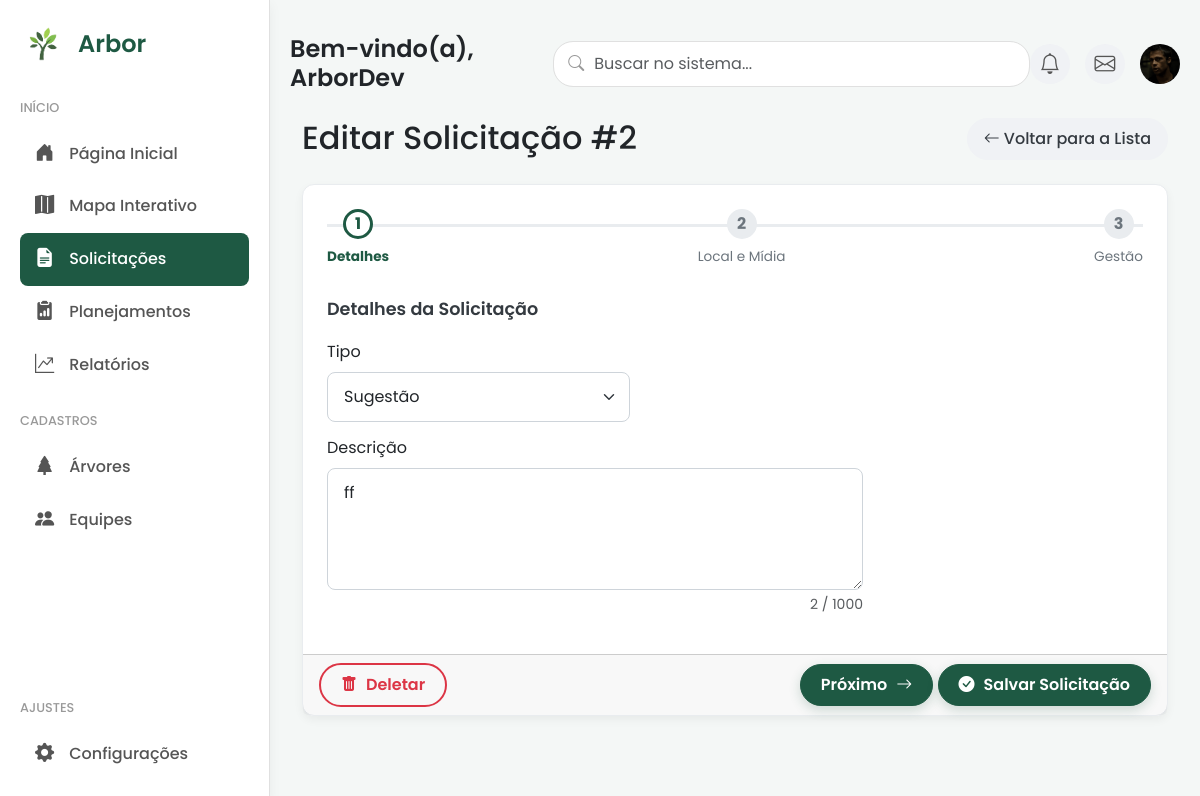
Page /solicitacoes/2/editar/ (signed in) on the committed database.
### core/models.py (models this page shows, shortened)
class Profile(models.Model):
    user = models.OneToOneField(User, on_delete=models.CASCADE)
    imagem = models.ImageField(default='profile_pics/default.jpg', upload_to='profile_pics')

class Solicitacao(models.Model):
    TIPO_CHOICES = (
        ('SUGESTAO', 'Sugestão'),
        ('DENUNCIA', 'Denúncia'),
    )
    STATUS_CHOICES = (
        ('EM_ABERTO', 'Em Aberto'),
        ('EM_ANDAMENTO', 'Em Andamento'),
        ('FINALIZADO', 'Finalizado'),
        ('RECUSADO', 'Recusado'),
    )
    tipo = models.CharField(max_length=10, choices=TIPO_CHOICES)
    status = models.CharField(max_length=20, choices=STATUS_CHOICES, default='EM_ABERTO')
    descricao = models.TextField()
    data_criacao = models.DateTimeField(auto_now_add=True)
    cidadao = models.ForeignKey(User, on_delete=models.CASCADE)
    equipe_delegada = models.ForeignKey(Equipe, on_delete=models.SET_NULL, null=True, blank=True)
    latitude = models.FloatField(null=True, blank=True)
    longitude = models.FloatField(null=True, blank=True)

### core/views.py (the view)
# urls.py: path('solicitacoes/<int:pk>/editar/', solicitacao_update, name='solicitacao_update'),
@login_required
def solicitacao_update(request, pk):
    solicitacao = get_object_or_404(Solicitacao, pk=pk)
    if request.method == 'POST':
        form = SolicitacaoForm(request.POST, instance=solicitacao) # Não pegamos request.FILES
        imagens_novas = request.FILES.getlist('imagens')
        imagens_atuais_count = solicitacao.imagens.count()
        if (imagens_atuais_count + len(imagens_novas)) > 10:
            error_msg = f'Você não pode ter mais de 10 imagens. Esta solicitação já tem {imagens_atuais_count} e você está tentando adicionar mais {len(imagens_novas)}.'
            return JsonResponse({'success': False, 'errors': {'imagens': [error_msg]}}, status=400)
        if form.is_valid():
            form.save() # Salva os dados do formulário (tipo, descrição, etc)
            for imagem_file in imagens_novas:
                ImagemSolicitacao.objects.create(solicitacao=solicitacao, imagem=imagem_file)
            messages.success(request, f'Solicitação #{solicitacao.id} foi atualizada com sucesso!')
            return JsonResponse({'success': True, 'redirect_url': reverse('solicitacao_list')})
        else:
            return JsonResponse({'success': False, 'errors': form.errors}, status=400)
    else:
        form = SolicitacaoForm(instance=solicitacao)
    context = {
        'form': form,
        'solicitacao': solicitacao
    }
    return render(request, 'core/solicitacao_form.html', context)

### core/templates/core/solicitacao_form.html (shortened to what this page needs)
{% extends 'core/base_app.html' %}
{% block content %}
<div class="page-header d-flex justify-content-between align-items-center mb-4">
    <h2 class="mb-0">
        {% if form.instance.pk %}
            Editar Solicitação #{{ form.instance.id }}
        {% else %}
            Criar Nova Solicitação
        {% endif %}
    </h2>
    <a href="{% url 'solicitacao_list' %}" class="btn btn-secondary-custom">
        <i class="bi bi-arrow-left me-1"></i>
        Voltar para a Lista
    </a>
</div>
<form method="POST" enctype="multipart/form-data" id="solicitacao-form" action="{% if form.instance.pk %}{% url 'solicitacao_update' form.instance.pk %}{% else %}{% url 'solicitacao_create' %}{% endif %}">
    <div class="card">
        <div class="card-body p-4">
            <div class="progress-bar-container">
                <div class="progress-step active" data-step="1"><div class="step-circle">1</div><div class="step-label">Detalhes</div></div>
                <div class="progress-step" data-step="2"><div class="step-circle">2</div><div class="step-label">Local e Mídia</div></div>
                {% if user.is_staff or user.is_superuser %}<div class="progress-step" data-step="3"><div class="step-circle">3</div><div class="step-label">Gestão</div></div>{% endif %}
            </div>
            <div class="form-step active" id="step-1">
                <div class="row">
                    <div class="col-lg-10 col-xl-8">
                        <h5 class="form-section-title">Detalhes da Solicitação</h5>
                        <div class="row">
                            <div class="col-md-7">
                                <div class="mb-3">
                                    <label class="form-label" for="id_tipo">{{ form.tipo.label }}</label>
                                    {{ form.tipo }}
                                </div>
                            </div>
                        </div>
                        <div class="mb-3">
                            <label class="form-label" for="id_descricao">{{ form.descricao.label }}</label>
                            {{ form.descricao }}
                            <div id="char-counter" class="form-text text-end mt-1">0 / 1000</div>
                        </div>
                    </div>
                </div>
            </div>
        </div>
        <div class="card-footer d-flex justify-content-between align-items-center">
            <div>
                {% if form.instance.pk %}<a href="{% url 'solicitacao_delete' pk=form.instance.pk %}" class="btn btn-danger-outline"><i class="bi bi-trash-fill me-1"></i> Deletar</a>{% endif %}
            </div>
            <div>
                <button type="button" class="btn btn-principal-acao" id="next-btn">Próximo <i class="bi bi-arrow-right ms-1"></i></button>
                <button type="submit" class="btn btn-principal-acao d-none" id="submit-button"><i class="bi bi-check-circle-fill me-1"></i><span>Salvar Solicitação</span></button>
            </div>
        </div>
    </div>
</form>
{% endblock %}

### core/templates/core/base_app.html (shortened to what this page needs)
{% load static %}
<!doctype html>
<html lang="pt-br">
  <head>
    <link href="https://cdn.jsdelivr.net/npm/bootstrap@5.3.3/dist/css/bootstrap.min.css" rel="stylesheet">
    <link rel="stylesheet" href="https://cdn.jsdelivr.net/npm/bootstrap-icons@1.11.3/font/bootstrap-icons.min.css">
    <link rel="stylesheet" href="https://unpkg.com/leaflet@1.9.4/dist/leaflet.css" />
    <link rel="stylesheet" href="https://cdnjs.cloudflare.com/ajax/libs/leaflet.draw/1.0.4/leaflet.draw.css" />
    <link rel="stylesheet" href="https://unpkg.com/leaflet.markercluster@1.4.1/dist/MarkerCluster.css" />
    <link rel="stylesheet" href="https://unpkg.com/leaflet.markercluster@1.4.1/dist/MarkerCluster.Default.css" />
    <link href="https://cdn.jsdelivr.net/npm/select2@4.1.0-rc.0/dist/css/select2.min.css" rel="stylesheet" />
    <link rel="stylesheet" href="{% static 'core/css/custom.css' %}">
  </head>
  <body class="app-body">
    <div class="app-container">
        <nav class="sidebar">
            <div>
                <div class="sidebar-header">
                    <div class="sidebar-logo">
                        <img src="{% static 'core/img/arvore-logo-verde.png' %}" alt="Logo Arbor" style="width: 48px;">
                        <span class="sidebar-logo-text">Arbor</span>
                    </div>
                </div>
                <ul class="sidebar-menu">
                    <li class="menu-header"><span>Início</span></li>
                    <li><a href="{% url 'home' %}" class="{% if request.resolver_match.url_name == 'home' %}active{% endif %}"><i class="bi bi-house-door-fill"></i><span class="menu-text"> Página Inicial</span></a></li>
                    <li><a href="{% url 'mapa' %}" class="{% if request.resolver_match.url_name == 'mapa' %}active{% endif %}"><i class="bi bi-map-fill"></i><span class="menu-text"> Mapa Interativo</span></a></li>
                    <li><a href="{% url 'solicitacao_list' %}" class="{% if 'solicitacao' in request.resolver_match.url_name %}active{% endif %}"><i class="bi bi-file-earmark-text-fill"></i><span class="menu-text"> Solicitações</span></a></li>
                    <li><a href="{% url 'obras_list' %}" class="{% if 'obras' in request.resolver_match.url_name %}active{% endif %}"><i class="bi bi-clipboard2-data-fill"></i><span class="menu-text"> Planejamentos</span></a></li>
                    <li><a href="{% url 'relatorios' %}" class="{% if request.resolver_match.url_name == 'relatorios' %}active{% endif %}"><i class="bi bi-graph-up-arrow"></i><span class="menu-text"> Relatórios</span></a></li>
                    <li class="menu-header"><span>Cadastros</span></li>
                    <li><a href="{% url 'especie_list' %}" class="{% if 'especie' in request.resolver_match.url_name %}active{% endif %}"><i class="bi bi-tree-fill"></i><span class="menu-text"> Árvores</span></a></li>
                    <li><a href="{% url 'equipe_list' %}" class="{% if 'equipe' in request.resolver_match.url_name %}active{% endif %}"><i class="bi bi-people-fill"></i><span class="menu-text"> Equipes</span></a></li>
                </ul>
            </div>
            <div class="sidebar-footer">
                <ul class="sidebar-menu">
                    <li class="menu-header"><span>Ajustes</span></li>
                    <li><a href="{% url 'configuracoes' %}"><i class="bi bi-gear-fill"></i><span class="menu-text"> Configurações</span></a></li>
                </ul>
            </div>
        </nav>
        <main class="main-content">
            <header class="main-header">
                <div class="header-greeting">
                    <h4>Bem-vindo(a), {{ user.first_name|default:user.username }}</h4>
                </div>
                <div class="header-search">
                    <form action="{% url 'search_results' %}" method="get" class="d-flex">
                        <i class="bi bi-search"></i>
                        <input class="form-control" type="search" name="q" placeholder="Buscar no sistema..." aria-label="Search">
                    </form>
                </div>
                <div class="header-actions">
                    <a href="#" class="header-icon-btn" data-bs-toggle="tooltip" data-bs-placement="bottom" title="Notificações">
                        <i class="bi bi-bell"></i>
                    </a>
                    <a href="#" class="header-icon-btn" data-bs-toggle="tooltip" data-bs-placement="bottom" title="Mensagens">
                        <i class="bi bi-envelope"></i>
                    </a>
                    <div class="dropdown profile-dropdown">
                        <a href="#" class="d-block link-dark text-decoration-none dropdown-toggle" id="dropdownUser1" data-bs-toggle="dropdown" aria-expanded="false">
                            <img src="{{ user.profile.imagem.url }}" alt="Foto do Perfil" width="40" height="40" class="rounded-circle">
                        </a>
                    </div>
                </div>
            </header>
            <div class="page-content">
                <div class="container-xl">
                    {% block content %}{% endblock %}
                </div>
            </div>
        </main>
    </div>
  </body>
</html>

### rows in the picture
Solicitacao: instance.id "2", tipo "Sugestão", descricao "ff"

### other values in the picture
{{ user.first_name|default:user.username }} "ArborDev"
